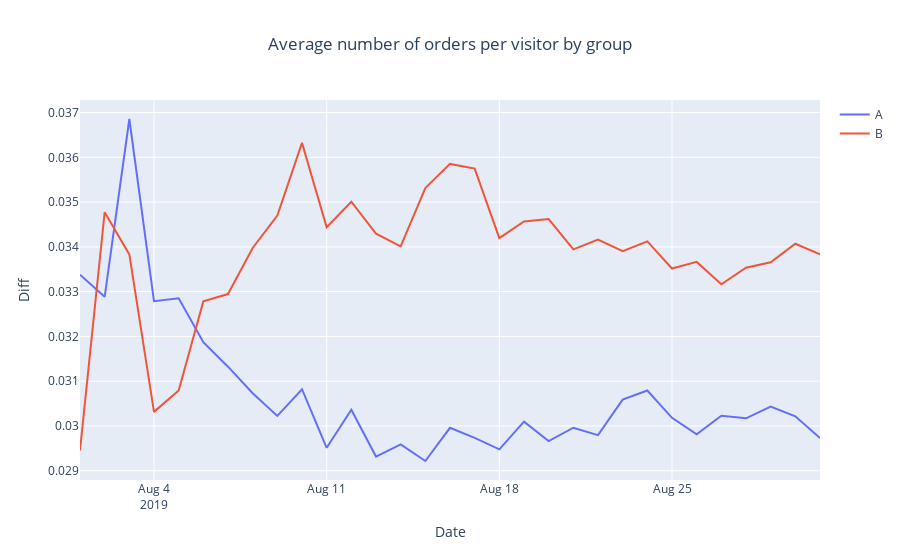

Notebook cell for this chart:
### Code cell
# making a graph for conversions (accumulated)
fig=go.Figure()
fig.add_trace(go.Scatter(x=cumulativeDataA['date'], y=cumulativeDataA['conversion'], name='A'))
fig.add_trace(go.Scatter(x=cumulativeDataB['date'], y=cumulativeDataB['conversion'], name = 'B'))
fig.update_layout(title='Average number of orders per visitor by group', title_x=0.5)
fig.update_xaxes(title='Date')
fig.update_yaxes(title='Diff')
fig.show()
